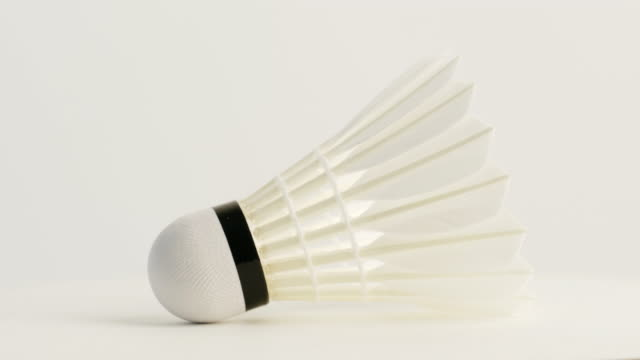
#> input picture Images/Shuttlecock1.jpg, 640 x 360 px
$ python 'Adaptive Thresholding.py'
#> lines starting #> are read from the running program, lines starting #| are printed output that depends on the picture; after the words box and inside, x2 and y2 are one past the last pixel; in counts of white or black regions, pixels touching at a corner belong together
import cv2 as cv
import os
import numpy as np

img = cv.imread(os.getcwd()+'/Images/Shuttlecock1.jpg', 0)
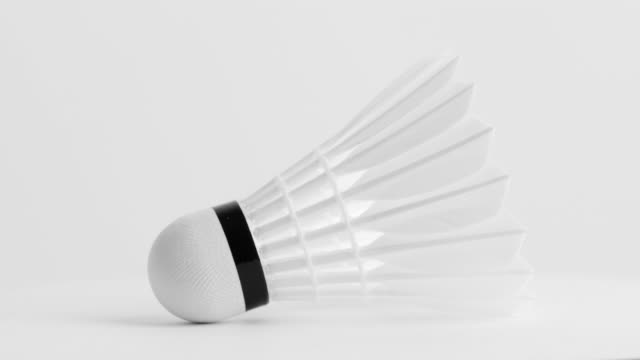
#> img: shape (360, 640); min 0, max 253, mean 222.4

_, th1 = cv.threshold(img, 127, 255, cv.THRESH_BINARY)
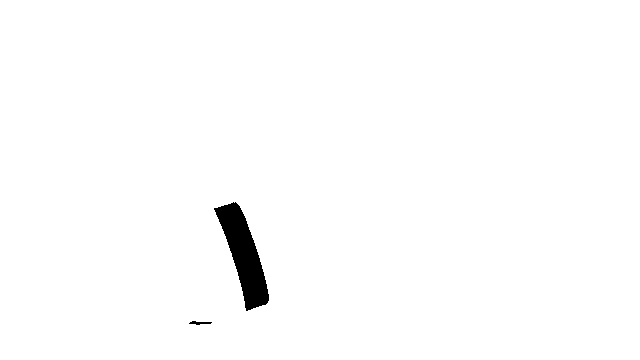
#> th1: shape (360, 640); 98.8% white; 2 black regions, box (x1, y1, x2, y2) and area: (214, 202, 269, 311) 2670, (189, 321, 212, 325) 52

th2 = cv.adaptiveThreshold(img, 255, cv.ADAPTIVE_THRESH_GAUSSIAN_C, cv.THRESH_BINARY, 11, 2)
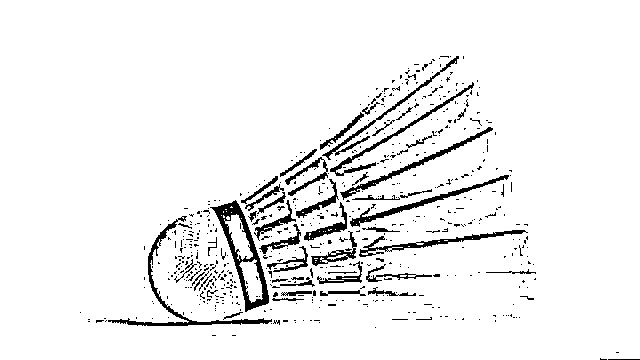
#> th2: shape (360, 640); 94.1% white; 574 black regions (520 under 20 px), largest, box (x1, y1, x2, y2) and area: (210, 200, 269, 312) 1453, (108, 216, 272, 326) 1118, (350, 175, 509, 227) 794
th3 = cv.adaptiveThreshold(img, 255, cv.ADAPTIVE_THRESH_MEAN_C, cv.THRESH_BINARY, 11, 2)
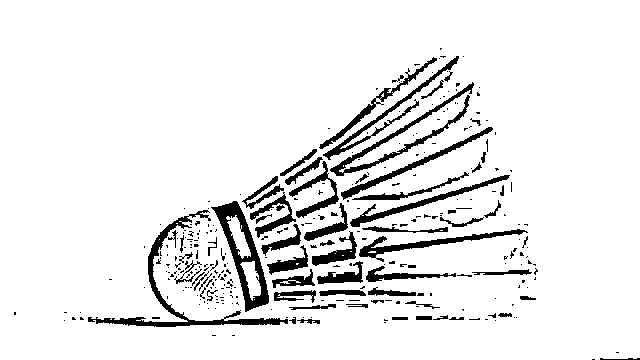
#> th3: shape (360, 640); 91.7% white; 306 black regions (238 under 20 px), largest, box (x1, y1, x2, y2) and area: (88, 210, 288, 327) 1923, (211, 201, 269, 312) 1780, (330, 82, 474, 176) 1391


cv.imshow("Sudoku", img)
cv.imshow("Th1", th1)
cv.imshow("Th2", th2)
cv.imshow("Th3", th3)

cv.waitKey(0)
cv.destroyAllWindows()

$ run again, with Images/Shuttlecock2.jpg copied over Images/Shuttlecock1.jpg
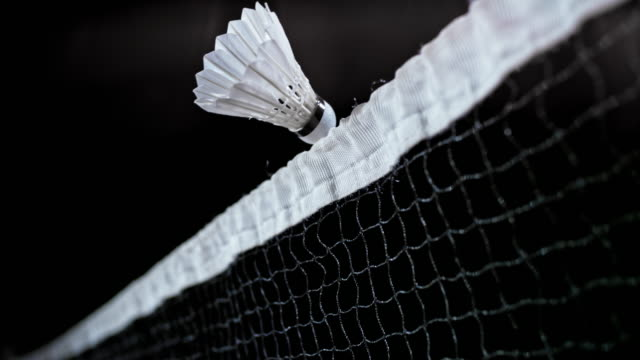
#> input picture Images/Shuttlecock2.jpg, 640 x 360 px
#> `_, th1 = cv.threshold(img, 127, 255, cv.THRESH_BINARY)`:
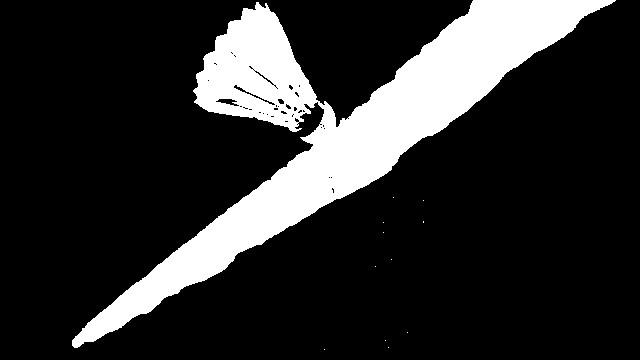
#> th1: shape (360, 640); 18.1% white; 12 white regions (11 under 20 px), largest, box (x1, y1, x2, y2) and area: (72, 0, 616, 348) 41713
#> th2: shape (360, 640); 78.2% white; 787 black regions (612 under 20 px), largest, box (x1, y1, x2, y2) and area: (57, 0, 638, 360) 14872, (13, 0, 470, 357) 5099, (474, 283, 574, 360) 1315
#> `th3 = cv.adaptiveThreshold(img, 255, cv.ADAPTIVE_THRESH_MEAN_C, cv.THR..`:
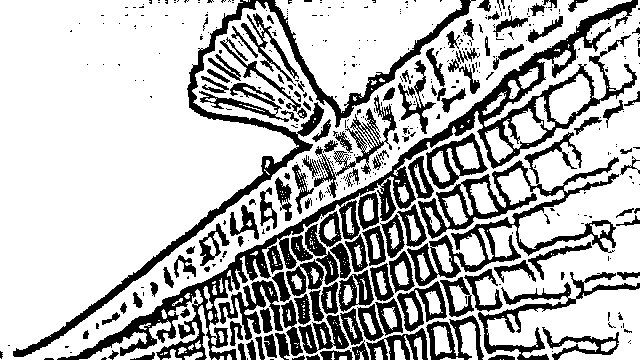
#> th3: shape (360, 640); 72.1% white; 442 black regions (309 under 20 px), largest, box (x1, y1, x2, y2) and area: (57, 0, 638, 360) 14011, (13, 0, 476, 357) 7288, (407, 132, 619, 286) 6722
